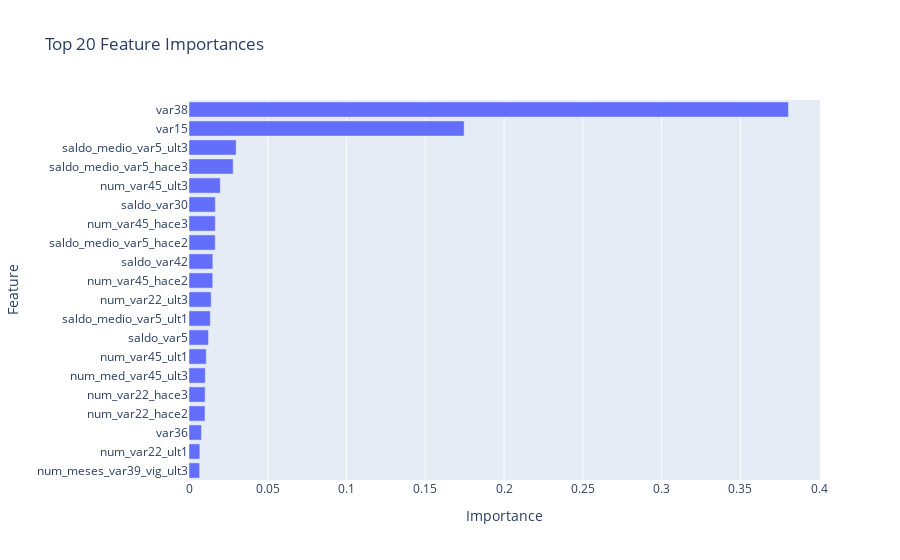

The notebook cell saved with this chart:
### Code cell
# # SKIP THIS CELL
# fig = px.bar(Selector.feature_importance_df, x='Importance', y='Feature', orientation='h',
#              title=f'Top {top_n} Feature Importances',
#              labels={'Importance': 'Importance', 'Feature': 'Feature'})

# # sort from most to least important
# fig.update_yaxes(categoryorder='total ascending')
# # keep all labels
# fig.update_yaxes(tickmode='linear')

# fig.show()

### Figure 1 — Plotly figure (JSON) as saved in the notebook; plotly's stock layout.template omitted (floating-point values rounded to 4 significant figures)
{"data": [{"alignmentgroup": "True", "hovertemplate": "Importance=%{x}<br>Feature=%{y}<extra></extra>", "legendgroup": "", "marker": {"color": "#636efa", "pattern": {"shape": ""}}, "name": "", "offsetgroup": "", "orientation": "h", "showlegend": false, "textposition": "auto", "type": "bar", "x": [0.3805, 0.1747, 0.02993, 0.02802, 0.01987, 0.01672, 0.0167, 0.01664, 0.01514, 0.01507, 0.01408, 0.01353, 0.0124, 0.01095, 0.01035, 0.01024, 0.01016, 0.007919, 0.006873, 0.00674], "xaxis": "x", "y": ["var38", "var15", "saldo_medio_var5_ult3", "saldo_medio_var5_hace3", "num_var45_ult3", "saldo_var30", "num_var45_hace3", "saldo_medio_var5_hace2", "saldo_var42", "num_var45_hace2", "num_var22_ult3", "saldo_medio_var5_ult1", "saldo_var5", "num_var45_ult1", "num_med_var45_ult3", "num_var22_hace3", "num_var22_hace2", "var36", "num_var22_ult1", "num_meses_var39_vig_ult3"], "yaxis": "y"}], "layout": {"barmode": "relative", "legend": {"tracegroupgap": 0}, "title": {"text": "Top 20 Feature Importances"}, "xaxis": {"anchor": "y", "domain": [0, 1], "title": {"text": "Importance"}}, "yaxis": {"anchor": "x", "categoryorder": "total ascending", "domain": [0, 1], "tickmode": "linear", "title": {"text": "Feature"}}}}
